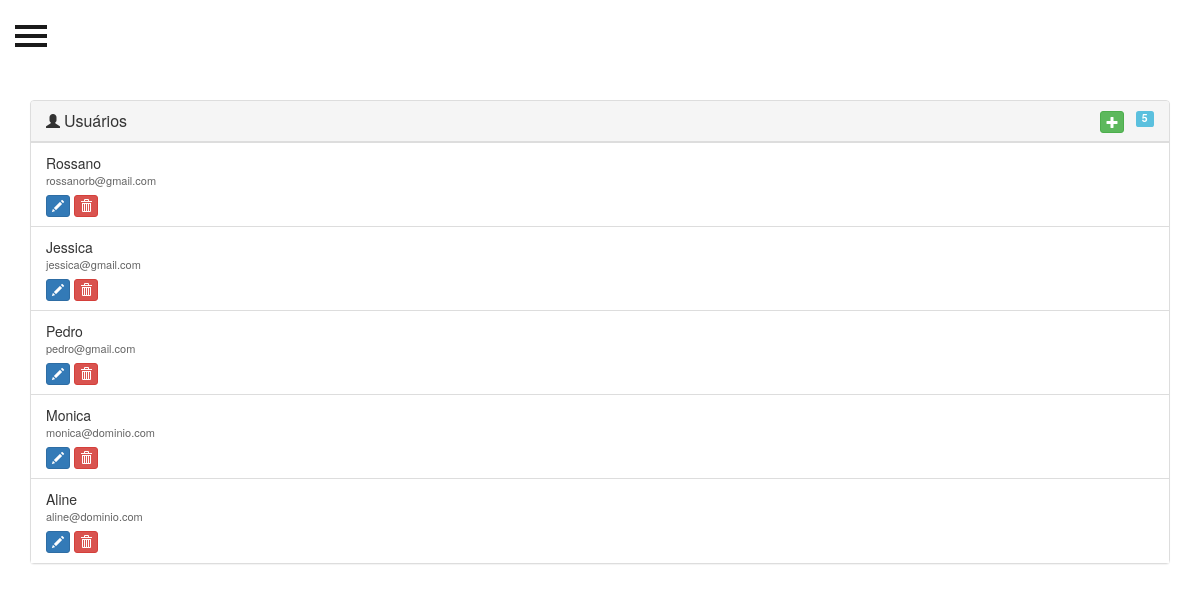
Screenshot of /user.php (signed in) with the database file from the repository.
### tables this page shows
CREATE TABLE `usuarios` (
  `id` int(10) unsigned NOT NULL AUTO_INCREMENT,
  `nome` varchar(100) NOT NULL,
  `username` varchar(100) NOT NULL,
  `password` varchar(250) DEFAULT NULL,
  PRIMARY KEY (`id`)
);

### model/User.php (called while the page is built, shortened)
<?php
class User{
    public function __construct(){
        $this->db = new PDO('mysql:host=localhost;port=3306;dbname=ditech', 'root', '102030');
    }
    public function select($tabela, $where = NULL, array $columns = array() ){
        if(count($columns)> 0 ){
            foreach ($columns as $inds => $column ){
                $cols[] = $column;
            }
            $columns = implode(', ', $cols);
        }else{
            (string) $columns = '*';
        }
        $where = ($where == NULL)? NULL: " WHERE {$where} ";
        $sql = " SELECT {$columns} FROM {$tabela} {$where} ";
        $q = $this->db->query($sql);
        $q->setFetchMode(PDO::FETCH_ASSOC);
        if($where){
            return $q->fetch();
        }else{
            return $q->fetchAll();
        }
    }
}

### views/user_list.php (the view, shortened to what this page needs)
<!DOCTYPE html>
<html lang="en">
<head>
    <link rel="stylesheet" href="https://maxcdn.bootstrapcdn.com/bootstrap/3.3.7/css/bootstrap.min.css">
    <link rel="stylesheet" href="asssets/css/salas.css">
</head>
<body>
<div id="wrapper">
    <div id="page-content-wrapper">
        <button type="button" class="hamburger is-closed" data-toggle="offcanvas">
            <span class="hamb-top"></span>
            <span class="hamb-middle"></span>
            <span class="hamb-bottom"></span>
        </button>
        <div class="container">
            <div class="row">
                <div class="col-lg-12">
                    <div class="panel panel-default widget">
                        <div class="panel-heading">
                            <span class="glyphicon glyphicon-user"></span>
                            <h3 class="panel-title">Usuários</h3>
                            <span class="label label-info"><?= count($usuarios) ?></span>
                            <a href="user.php?action=new" class="btn btn-success btn-xs btn-new" title="New"><span class="glyphicon glyphicon-plus"></span></a>
                        </div>
                        <div class="panel-body">
                            <ul class="list-group">
                                <?php foreach ($usuarios as $usuario): ?>
                                    <li class="list-group-item">
                                        <div class="row">
                                            <div class="col-xs-10 col-md-11">
                                                <div>
                                                    <?= $usuario['nome'] ?>
                                                    <div class="mic-info">
                                                        <?= $usuario['username'] ?>
                                                    </div>
                                                </div>
                                                <div class="action">
                                                    <a href="user.php?action=edit&id=<?= $usuario['id'] ?>"
                                                       class="btn btn-primary btn-xs" title="Edit"><span
                                                            class="glyphicon glyphicon-pencil"></span></a>
                                                    <a href="user.php?action=delete&id=<?= $usuario['id'] ?>"
                                                       class="btn btn-danger btn-xs" title="Delete"><span
                                                            class="glyphicon glyphicon-trash"></span></a>
                                                </div>
                                            </div>
                                        </div>
                                    </li>
                                <?php endforeach; ?>
                            </ul>
                        </div>
                    </div>
                </div>
            </div>
        </div>
    </div>
</div>
</body>
</html>

### user.php (shortened to what this page needs)
<?php
include ('model/User.php');
$action = isset($_REQUEST['action']) ? $_REQUEST['action'] : null;
switch ($action){
    default:
        $user = new User();
        $usuarios = $user->select('usuarios');
        include('views/user_list.php');
        break;
}

### asssets/css/salas.css (style rules this page uses)
body { position: relative; overflow-x: hidden; }
body, html { height: 100%; }
#wrapper { padding-left: 0; -webkit-transition: all 0.5s ease; -moz-transition: all 0.5s ease; -o-transition: all 0.5s ease; transition: all 0.5s ease; }
#page-content-wrapper { width: 100%; padding-top: 70px; }
.hamburger { position: fixed; top: 20px; z-index: 999; display: block; width: 32px; height: 32px; margin-left: 15px; background: transparent; border: none; }
.hamburger.is-closed:before { content: ''; display: block; width: 100px; font-size: 14px; color: #fff; line-height: 32px; text-align: center; opacity: 0; -webkit-transform: translate3d(0,0,0); -webkit-transition: all .35s ease-in-out; }
.hamburger.is-closed .hamb-top, .hamburger.is-closed .hamb-middle, .hamburger.is-closed .hamb-bottom, .hamburger.is-open .hamb-top, .hamburger.is-open .hamb-middle, .hamburger.is-open .hamb-bottom { position: absolute; left: 0; height: 4px; width: 100%; }
.hamburger.is-closed .hamb-top, .hamburger.is-closed .hamb-middle, .hamburger.is-closed .hamb-bottom { background-color: #1a1a1a; }
.hamburger.is-closed .hamb-top { top: 5px; -webkit-transition: all .35s ease-in-out; }
.hamburger.is-closed .hamb-middle { top: 50%; margin-top: -2px; }
.hamburger.is-closed .hamb-bottom { bottom: 5px; -webkit-transition: all .35s ease-in-out; }

### views/user_list.php (style rules this page uses)
body { padding-top: 30px; }
.widget .panel-body { padding: 0px; }
.widget .list-group { margin-bottom: 0; }
.widget .panel-title { display: inline }
.widget .label-info { float: right; }
.widget li.list-group-item { border-radius: 0; border: 0; border-top: 1px solid #ddd; }
.widget .btn-new { float: right; margin-right: 1%; }
.widget .mic-info { color: #666666; font-size: 11px; }
.widget .action { margin-top: 5px; }

### rows the page displays
usuarios: nome "Rossano", username "rossanorb@gmail.com"
usuarios: nome "Jessica", username "jessica@gmail.com"
usuarios: nome "Pedro", username "pedro@gmail.com"
usuarios: nome "Monica", username "monica@dominio.com"
usuarios: nome "Aline", username "aline@dominio.com"

### other values shown
count($usuarios) "5"
